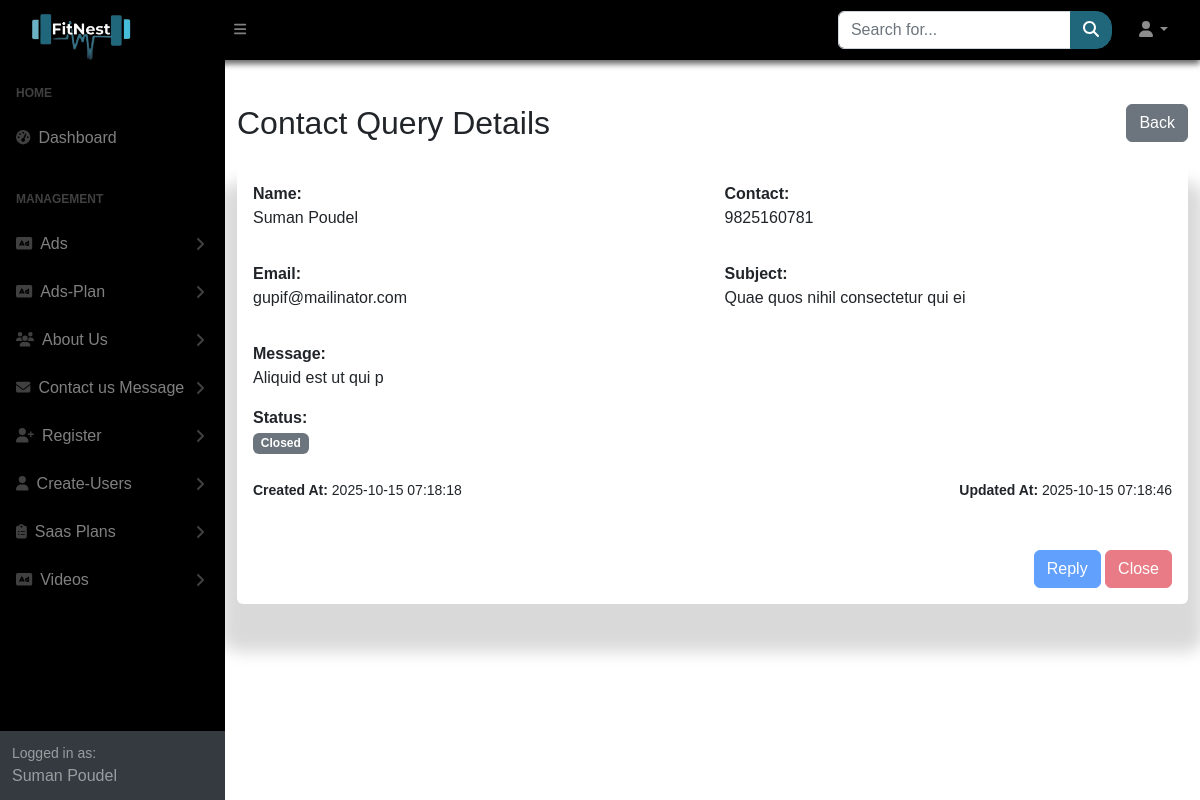
The page /SuperAdmin/contactUs/view.php?id=8 on the database its author committed.
### tables this page shows
CREATE TABLE `contact_queries` (
  `query_id` int(11) NOT NULL,
  `gym_id` int(11) DEFAULT NULL,
  `name` varchar(150) NOT NULL,
  `email` varchar(150) NOT NULL,
  `contact` varchar(20) DEFAULT NULL,
  `subject` varchar(255) NOT NULL,
  `message` text NOT NULL,
  `status` enum('pending','replied','closed') DEFAULT 'pending',
  `reply` text DEFAULT NULL,
  `created_at` timestamp NOT NULL DEFAULT current_timestamp(),
  `updated_at` timestamp NOT NULL DEFAULT current_timestamp() ON UPDATE current_timestamp()
);

### SuperAdmin/contactUs/view.php (the view, shortened to what this page needs)
<?php
include "../../database/db_connect.php";
if (isset($_GET['id'])) {
    $id = intval($_GET['id']);
    $query = "SELECT * FROM contact_queries WHERE query_id = $id";
    $result = mysqli_query($conn, $query);
    if ($result && mysqli_num_rows($result) > 0) {
        $data = mysqli_fetch_assoc($result);
    } else {
        die("<div class='container py-5'><div class='alert alert-danger'>No record found.</div></div>");
    }
} else {
    die("<div class='container py-5'><div class='alert alert-warning'>Invalid ID.</div></div>");
}
$disableActions = ($data['status'] === 'replied' || $data['status'] === 'closed');
?>
<?php require("../sidelayout.php"); ?>
<div id="layoutSidenav_content">
    <div class="container py-5">
        <div class="d-flex justify-content-between align-items-center mb-4">
            <h2 class="mb-0"><i class="bi bi-envelope-open"></i> Contact Query Details</h2>
            <a href="index.php" class="btn btn-secondary"><i class="bi bi-arrow-left"></i> Back</a>
        </div>
        <div class="card shadow border-0">
            <div class="card-body">
                <div class="row mb-3">
                    <div class="col-md-6">
                        <p><strong><i class="bi bi-person-fill"></i> Name:</strong><br>
                            <?= htmlspecialchars($data['name']) ?>
                        </p>
                    </div>
                    <div class="col-md-6">
                        <p><strong><i class="bi bi-telephone-fill"></i> Contact:</strong><br>
                            <?= htmlspecialchars($data['contact']) ?>
                        </p>
                    </div>
                </div>
                <div class="row mb-3">
                    <div class="col-md-6">
                        <p><strong><i class="bi bi-envelope-fill"></i> Email:</strong><br>
                            <?= htmlspecialchars($data['email']) ?>
                        </p>
                    </div>
                    <div class="col-md-6">
                        <p><strong><i class="bi bi-tag-fill"></i> Subject:</strong><br>
                            <?= htmlspecialchars($data['subject']) ?>
                        </p>
                    </div>
                </div>
                <div class="mb-3">
                    <p><strong><i class="bi bi-chat-text-fill"></i> Message:</strong><br>
                        <?= nl2br(htmlspecialchars($data['message'])) ?>
                    </p>
                </div>
                <div class="mb-3">
                    <p><strong><i class="bi bi-info-circle-fill"></i> Status:</strong><br>
                        <?php if ($data['status'] === 'replied'): ?>
                            <span class="badge bg-success">Replied</span>
                        <?php elseif ($data['status'] === 'closed'): ?>
                            <span class="badge bg-secondary">Closed</span>
                        <?php else: ?>
                            <span class="badge bg-warning text-dark"><?= ucfirst($data['status']) ?></span>
                        <?php endif; ?>
                    </p>
                </div>
                <div class="row mt-4">
                    <div class="col-md-6">
                        <p><small><strong>Created At:</strong> <?= htmlspecialchars($data['created_at']) ?></small></p>
                    </div>
                    <div class="col-md-6 text-md-end">
                        <p><small><strong>Updated At:</strong> <?= htmlspecialchars($data['updated_at']) ?></small></p>
                    </div>
                </div>
                <div class="text-end mt-3">
                    <a href="<?= $disableActions ? '#' : "reply.php?id={$data['query_id']}" ?>"
                        class="btn btn-primary mt-3 <?= $disableActions ? 'disabled' : '' ?>">
                        Reply
                    </a>
                    <a href="<?= $disableActions ? '#' : "view.php?close_id={$data['query_id']}" ?>"
                        class="btn btn-danger mt-3 <?= $disableActions ? 'disabled' : '' ?>"
                        <?= $disableActions ? 'tabindex="-1" aria-disabled="true"' : '' ?>
                        onclick="<?= $disableActions ? '' : "return confirm('Are you sure you want to close this query?');" ?>">
                        Close
                    </a>
                </div>
            </div>
        </div>
    </div>
</div>
<?php require("../assets/link.php"); ?>

### SuperAdmin/assets/css/landing.css (style rules this page uses)
* { margin: 0; padding: 0; box-sizing: border-box; font-family: Sans-serif; }
html { height: 100%; scroll-behavior: smooth; }

### rows shown on the page
contact_queries: name "Suman Poudel", contact "9825160781", email "gupif@mailinator.com", subject "Quae quos nihil consectetur qui ei", message "Aliquid est ut qui p", created_at "2025-10-15 07:18:18", updated_at "2025-10-15 07:18:46"
